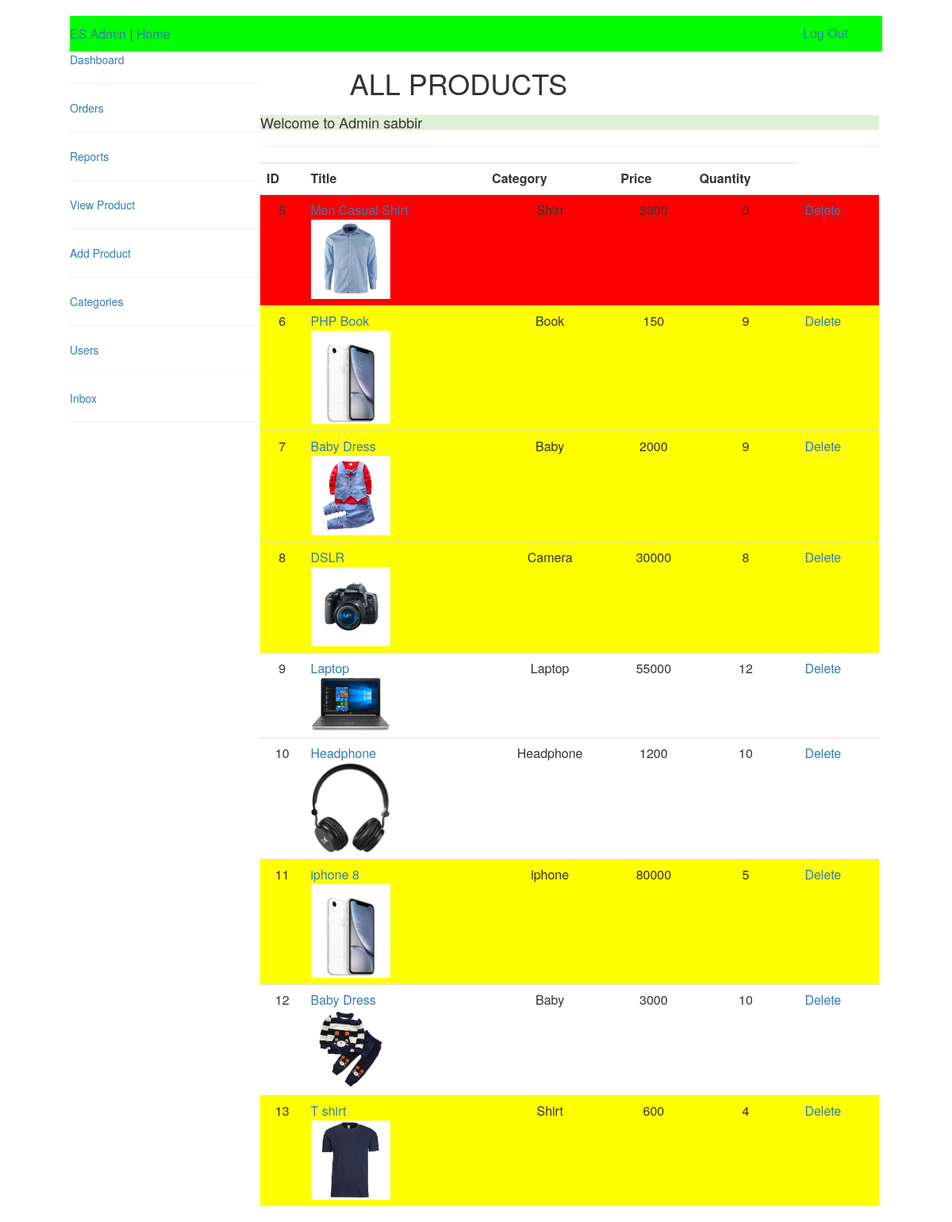
Screenshot of /final/public/admin/index.php?products (signed in) with the database file from the repository.
### tables this page shows
CREATE TABLE `products` (
  `product_id` int(11) NOT NULL,
  `product_title` varchar(255) NOT NULL,
  `product_category_id` int(11) NOT NULL,
  `product_price` float NOT NULL,
  `product_quantity` int(11) NOT NULL,
  `product_description` text NOT NULL,
  `product_image` text NOT NULL
);

CREATE TABLE `categories` (
  `cat_id` int(11) NOT NULL,
  `cat_title` varchar(255) NOT NULL
);

### final/resources/functions.php (the view, shortened to what this page needs)
<?php
function display_message(){
    if(isset($_SESSION['message'])){
        echo $_SESSION['message'];
    }
}
function query($sql){
    global $connection;
    return mysqli_query($connection,$sql);
}
function fetch_array($result){
    return mysqli_fetch_array($result);
}
function get_product_in_admin(){
     $query=query("SELECT * FROM products");
    while($row=fetch_array($query)){
       $category=show_product_category_title($row['product_category_id']);
       $product_image=display_image($row['product_image']);
       $product_id = $row['product_id'];
       $product_title = $row['product_title'];
       $product_price = $row['product_price'];
       $product_quantity = $row['product_quantity'];
		if($product_quantity<=0){
	$product = <<<DELIMETER
    <tr bgcolor='red'>
        <td align="center">$product_id</td>
           <td><a href="index.php?edit_product&id=$product_id">$product_title</a><br>
              <a href="index.php?edit_product&id=$product_id"><img width='100' src="../img/{$product_image}" alt=""></a>
            </td>
        <td align="center">$category</td>
        <td align="center">$product_price</td>
        <td align="center">$product_quantity</td>
		<td><a href="../../resources/templates/back/delete_product.php?id={$product_id}">Delete</a></td>
    </tr>
DELIMETER;
}       else if($product_quantity<10){
	$product = <<<DELIMETER
    <tr bgcolor='yellow'>
        <td align="center">$product_id</td>
           <td><a href="index.php?edit_product&id=$product_id">$product_title</a><br>
              <a href="index.php?edit_product&id=$product_id"><img width='100' src="../img/{$product_image}" alt=""></a>
            </td>
        <td align="center">$category</td>
        <td align="center">$product_price</td>
        <td align="center">$product_quantity</td>
		<td><a href="../../resources/templates/back/delete_product.php?id={$product_id}">Delete</a></td>
    </tr>
DELIMETER;
}
		else{
	$product = <<<DELIMETER
    <tr>
        <td align="center">$product_id</td>
           <td><a href="index.php?edit_product&id=$product_id">$product_title</a><br>
              <a href="index.php?edit_product&id=$product_id"><img width='100' src="../img/{$product_image}" alt=""></a>
            </td>
        <td align="center">$category</td>
        <td align="center">$product_price</td>
        <td align="center">$product_quantity</td>
		<td><a href="../../resources/templates/back/delete_product.php?id={$product_id}">Delete</a></td>
    </tr>
DELIMETER;
}
        echo $product;
    }
}
function show_product_category_title($product_category_id){
    $category_query=query("SELECT * FROM categories WHERE cat_id='{$product_category_id}' ");
    while($row=fetch_array($category_query)){
        $cat_title=$row['cat_title'];
        return $cat_title;
    }
}
function display_image($picture){
    global $upload_directory;
    return $upload_directory . DS . $picture;
}
?>

### rows the page displays
products: product_id "5", product_title "Men Casual Shirt", product_image (picture), product_category.cat_title "Shirt", product_price "3000", product_quantity "0"
products: product_id "6", product_title "PHP Book", product_image (picture), product_category.cat_title "Book", product_price "150", product_quantity "9"
products: product_id "7", product_title "Baby Dress", product_image (picture), product_category.cat_title "Baby", product_price "2000", product_quantity "9"
products: product_id "8", product_title "DSLR", product_image (picture), product_category.cat_title "Camera", product_price "30000", product_quantity "8"
products: product_id "9", product_title "Laptop", product_image (picture), product_category.cat_title "Laptop", product_price "55000", product_quantity "12"
products: product_id "10", product_title "Headphone", product_image (picture), product_category.cat_title "Headphone", product_price "1200", product_quantity "10"
products: product_id "11", product_title "iphone 8", product_image (picture), product_category.cat_title "iphone", product_price "80000", product_quantity "5"
products: product_id "12", product_title "Baby Dress", product_image (picture), product_category.cat_title "Baby", product_price "3000", product_quantity "10"
products: product_id "13", product_title "T shirt", product_image (picture), product_category.cat_title "Shirt", product_price "600", product_quantity "4"

### other values shown
$_SESSION['message'] "Welcome to Admin sabbir"
